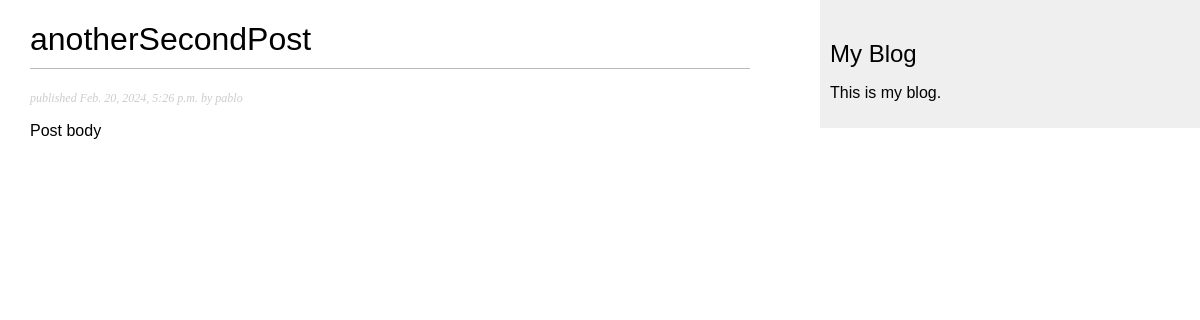
The app's page /blog/4/ with its own data.
### blog/models.py (models this page shows, shortened)
class Post(models.Model):
    class Status(models.TextChoices):
        DRAFT = "DF", "DRAFT"
        PUBLISHED = "PB", "Published"
    title = models.CharField(max_length=250)
    slug = models.SlugField(max_length=250)
    author = models.ForeignKey(User,
                               on_delete=models.CASCADE,
                               related_name="blog_posts")
    body = models.TextField()
    publish = models.DateTimeField(default=timezone.now)
    created = models.DateTimeField(auto_now_add=True)
    updated = models.DateTimeField(auto_now_add=True)
    status = models.CharField(max_length=2,
                              choices=Status.choices,
                              default=Status.DRAFT)
    objects = models.Manager()
    published = PublishedManager()
    class Meta:
        ordering = ["-publish"]
        indexes = [models.Index(fields=["-publish"])]

### blog/views.py (the view)
# urls.py: path("<int:id>/", views.post_detail, name="post_detail")
def post_detail(request, id):
    post = get_object_or_404(Post, id=id, status=Post.Status.PUBLISHED)
    return render(request, "blog/post/detail.html", {"post":post})

### blog/templates/blog/post/detail.html (shortened to what this page needs)
{% extends "blog/base.html" %}
{% block content %}
<h1>{{ post.title }}</h1>
<p class="date">
    published {{ post.publish }} by {{ post.author }}
</p>
{{ post.body|linebreaks }}
{% endblock %}

### blog/static/css/blog.css (style rules this page uses)
body { margin:0; padding:0; font-family:helvetica, sans-serif; }
h1 { font-weight:normal; border-bottom:1px solid #bbb; padding:0 0 10px 0; }
p.date { color:#ccc; font-family: georgia, serif; font-size: 12px; font-style: italic; }

### records on screen
Post: title "anotherSecondPost", publish "Feb. 20, 2024, 5:26 p.m.", author "pablo", body "Post body"
